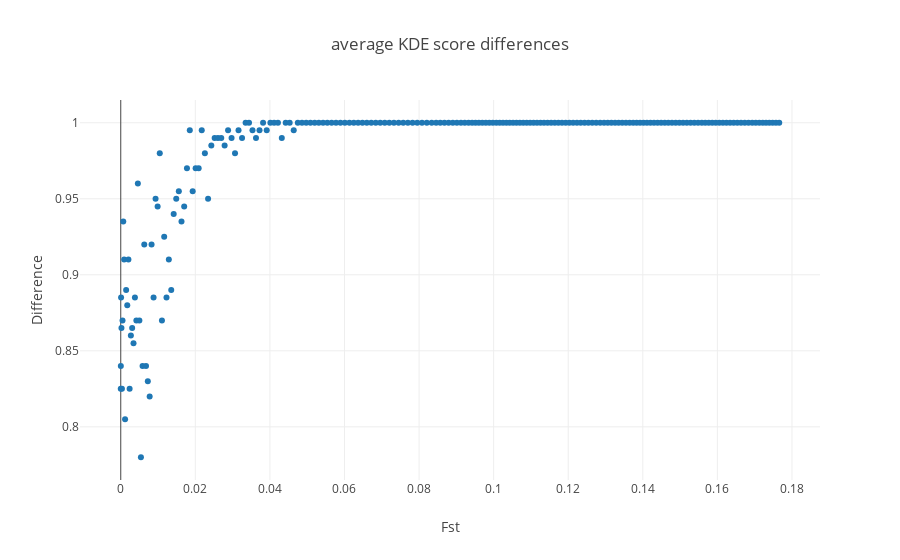

Here is the notebook cell this chart was saved with:
### Code cell
coords= {z:[x for x in range(len(labs)) if labs[x] == z] for z in list(set(labs))}
Error_rate= []
where= []


for bl in Blocks[1].keys():
    non_outlier= [x for x in range(len(Blocks[1][bl])) if Blocks[1][bl][x] != len(list(set(labels))) + 1]
    misshaps= [x for x in range(len(Blocks[1][bl])) if Blocks[1][bl][x] != Blocks_truth[1][bl][x] and Blocks[1][bl][x] in labels]
    rate= 1 - len(misshaps) / float(len(non_outlier))
    Error_rate.append(rate)
    where.append(bl)



fig_data= [go.Scatter(
y= [Error_rate[x] for x in coords[i]],
x= [Fst_crawl[x] for x in coords[i]],
mode= 'markers',
name= ' pops {} / {}'.format(i[0],i[1])
) for i in coords.keys()
]

layout = go.Layout(
    title= 'average KDE score differences',
    yaxis=dict(
        title='Difference'),
    xaxis=dict(
        title='Fst')
)

fig= go.Figure(data=fig_data, layout=layout)
iplot(fig)

### Figure 1 — Plotly figure (JSON) as saved in the notebook; plotly's stock layout.template omitted (floating-point values rounded to 4 significant figures; data arrays with more than 128 entries replaced by an {"elided": "..."} marker saying what was removed)
{"data": [{"mode": "markers", "name": " pops 1 / 2", "type": "scatter", "uid": "ba015abf-f2ca-4df8-92e8-94f2986d3f05", "x": {"elided": "200 float values"}, "y": {"elided": "200 float values"}}], "layout": {"title": "average KDE score differences", "xaxis": {"title": "Fst"}, "yaxis": {"title": "Difference"}}}
